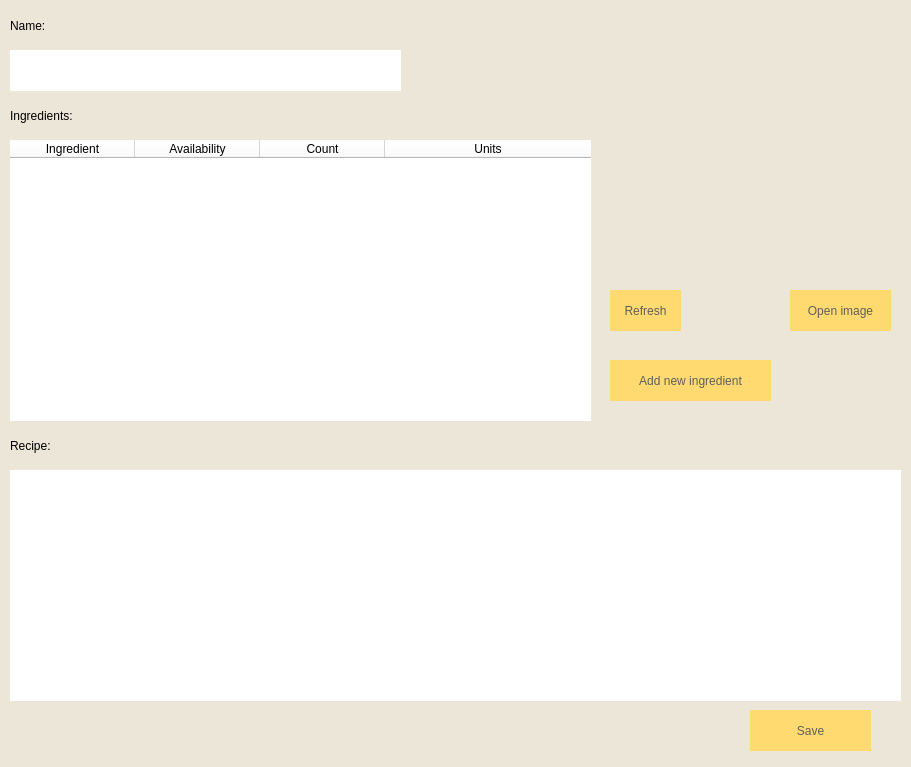
<?xml version="1.0" encoding="UTF-8"?>
<ui version="4.0">
 <class>Form</class>
 <widget class="QWidget" name="Form">
  <property name="geometry">
   <rect>
    <x>0</x>
    <y>0</y>
    <width>911</width>
    <height>767</height>
   </rect>
  </property>
  <property name="windowTitle">
   <string>Recipe</string>
  </property>
  <property name="styleSheet">
   <string notr="true">background-color: rgb(236, 230, 217);</string>
  </property>
  <widget class="QLabel" name="label">
   <property name="geometry">
    <rect>
     <x>10</x>
     <y>10</y>
     <width>91</width>
     <height>31</height>
    </rect>
   </property>
   <property name="styleSheet">
    <string notr="true">font: 20pt &quot;Carefree Cyrillic&quot;;</string>
   </property>
   <property name="text">
    <string>Name:</string>
   </property>
  </widget>
  <widget class="QLineEdit" name="name">
   <property name="geometry">
    <rect>
     <x>10</x>
     <y>50</y>
     <width>391</width>
     <height>41</height>
    </rect>
   </property>
   <property name="styleSheet">
    <string notr="true">background-color: rgb(255, 255, 255);
font: 18pt &quot;Carefree Cyrillic&quot;;
border: none;</string>
   </property>
  </widget>
  <widget class="QLabel" name="label_2">
   <property name="geometry">
    <rect>
     <x>10</x>
     <y>100</y>
     <width>121</width>
     <height>31</height>
    </rect>
   </property>
   <property name="styleSheet">
    <string notr="true">font: 20pt &quot;Carefree Cyrillic&quot;;</string>
   </property>
   <property name="text">
    <string>Ingredients:</string>
   </property>
  </widget>
  <widget class="QTableWidget" name="table">
   <property name="geometry">
    <rect>
     <x>10</x>
     <y>140</y>
     <width>581</width>
     <height>281</height>
    </rect>
   </property>
   <property name="styleSheet">
    <string notr="true">background-color: rgb(255, 255, 255);
font: 16pt &quot;Carefree Cyrillic&quot;;
border: none;</string>
   </property>
   <attribute name="horizontalHeaderCascadingSectionResizes">
    <bool>true</bool>
   </attribute>
   <attribute name="horizontalHeaderDefaultSectionSize">
    <number>125</number>
   </attribute>
   <attribute name="horizontalHeaderMinimumSectionSize">
    <number>49</number>
   </attribute>
   <attribute name="horizontalHeaderStretchLastSection">
    <bool>true</bool>
   </attribute>
   <attribute name="verticalHeaderShowSortIndicator" stdset="0">
    <bool>true</bool>
   </attribute>
   <column>
    <property name="text">
     <string>Ingredient</string>
    </property>
    <property name="toolTip">
     <string/>
    </property>
    <property name="whatsThis">
     <string/>
    </property>
   </column>
   <column>
    <property name="text">
     <string>Availability</string>
    </property>
    <property name="toolTip">
     <string/>
    </property>
   </column>
   <column>
    <property name="text">
     <string>Count</string>
    </property>
   </column>
   <column>
    <property name="text">
     <string>Units</string>
    </property>
   </column>
  </widget>
  <widget class="QPushButton" name="refresh">
   <property name="geometry">
    <rect>
     <x>610</x>
     <y>290</y>
     <width>71</width>
     <height>41</height>
    </rect>
   </property>
   <property name="styleSheet">
    <string notr="true">background-color: rgb(254, 218, 113);
border: none;
color: rgb(95, 95, 95);
font: 10pt &quot;Arial&quot;;</string>
   </property>
   <property name="text">
    <string>Refresh</string>
   </property>
   <property name="default">
    <bool>false</bool>
   </property>
   <property name="flat">
    <bool>false</bool>
   </property>
  </widget>
  <widget class="QPushButton" name="addIngr">
   <property name="geometry">
    <rect>
     <x>610</x>
     <y>360</y>
     <width>161</width>
     <height>41</height>
    </rect>
   </property>
   <property name="styleSheet">
    <string notr="true">background-color: rgb(254, 218, 113);
border: none;
color: rgb(95, 95, 95);
font: 10pt &quot;Arial&quot;;</string>
   </property>
   <property name="text">
    <string>Add new ingredient</string>
   </property>
  </widget>
  <widget class="QLabel" name="label_3">
   <property name="geometry">
    <rect>
     <x>10</x>
     <y>430</y>
     <width>81</width>
     <height>31</height>
    </rect>
   </property>
   <property name="styleSheet">
    <string notr="true">font: 20pt &quot;Carefree Cyrillic&quot;;</string>
   </property>
   <property name="text">
    <string>Recipe:</string>
   </property>
  </widget>
  <widget class="QTextEdit" name="recipe">
   <property name="geometry">
    <rect>
     <x>10</x>
     <y>470</y>
     <width>891</width>
     <height>231</height>
    </rect>
   </property>
   <property name="styleSheet">
    <string notr="true">background-color: rgb(255, 255, 255);
font: 10pt &quot;Arial&quot;;
border: none;</string>
   </property>
  </widget>
  <widget class="QPushButton" name="save">
   <property name="geometry">
    <rect>
     <x>750</x>
     <y>710</y>
     <width>121</width>
     <height>41</height>
    </rect>
   </property>
   <property name="styleSheet">
    <string notr="true">background-color: rgb(254, 218, 113);
border: none;
color: rgb(95, 95, 95);
font: 12pt &quot;Arial&quot;;</string>
   </property>
   <property name="text">
    <string>Save</string>
   </property>
  </widget>
  <widget class="QLabel" name="imageView">
   <property name="geometry">
    <rect>
     <x>630</x>
     <y>20</y>
     <width>251</width>
     <height>251</height>
    </rect>
   </property>
   <property name="text">
    <string/>
   </property>
  </widget>
  <widget class="QPushButton" name="openImage">
   <property name="geometry">
    <rect>
     <x>790</x>
     <y>290</y>
     <width>101</width>
     <height>41</height>
    </rect>
   </property>
   <property name="styleSheet">
    <string notr="true">background-color: rgb(254, 218, 113);
border: none;
color: rgb(95, 95, 95);
font: 10pt &quot;Arial&quot;;</string>
   </property>
   <property name="text">
    <string>Open image</string>
   </property>
  </widget>
 </widget>
 <resources/>
 <connections/>
</ui>
